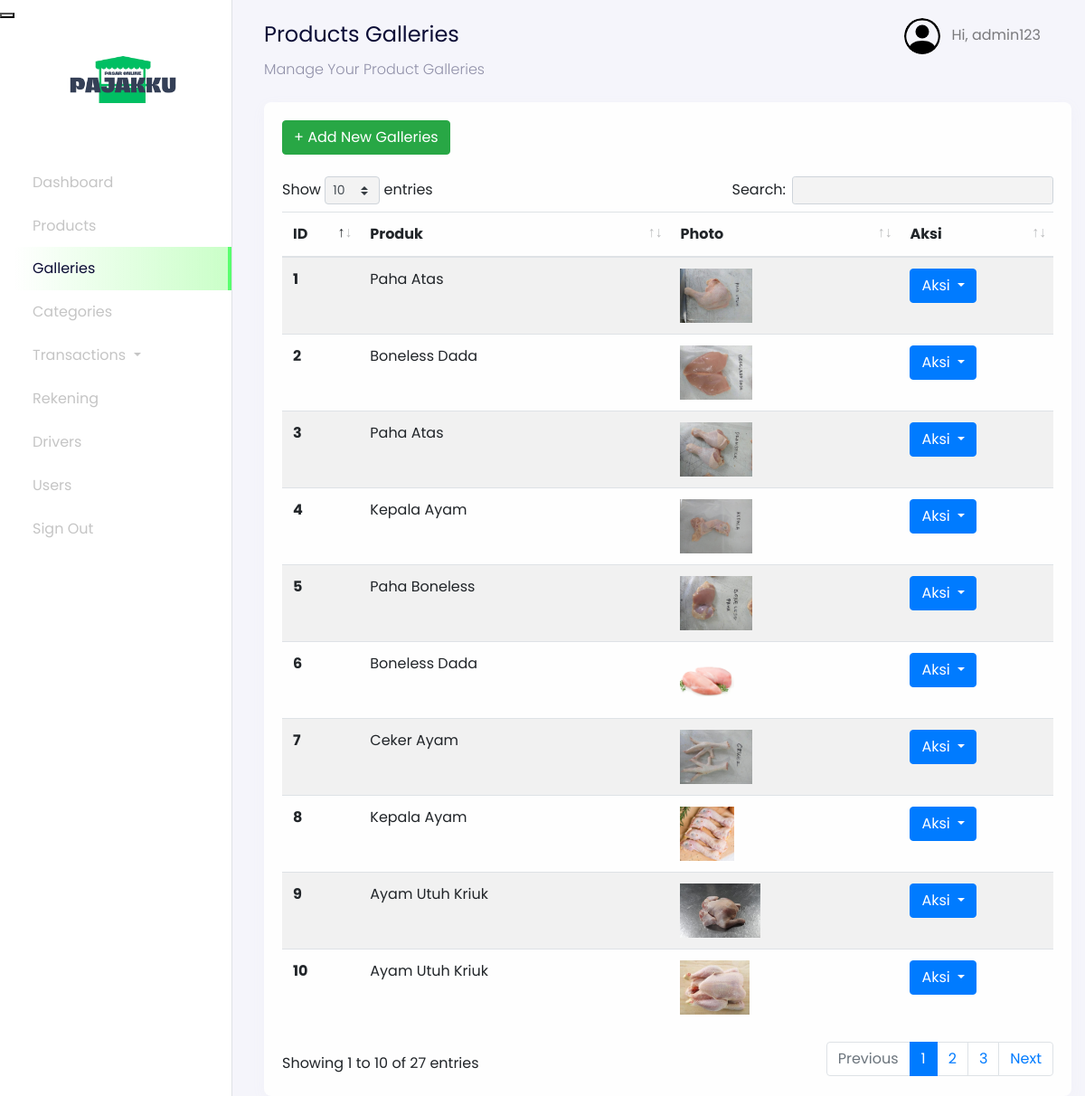
The page /admin/?page=galleries (signed in) on the database its author committed.
### tables this page shows
CREATE TABLE `users` (
  `id_user` int NOT NULL,
  `name` varchar(255) NOT NULL,
  `email` varchar(255) NOT NULL,
  `password` varchar(255) NOT NULL,
  `address` text,
  `phone_number` varchar(255) NOT NULL,
  `postal_code` varchar(191) NOT NULL,
  `roles` varchar(255) NOT NULL
);

CREATE TABLE `products_galleries` (
  `id_gallery` int NOT NULL,
  `photos` varchar(255) NOT NULL,
  `product_id` int NOT NULL
);

CREATE TABLE `products` (
  `id_product` int NOT NULL,
  `product_name` varchar(255) NOT NULL,
  `unit` int NOT NULL,
  `price` varchar(255) NOT NULL,
  `descriptions` text NOT NULL,
  `category_id` int NOT NULL,
  `stock` varchar(255) NOT NULL
);

### config/config.php (called while the page is built, shortened)
<?php
$host = 'localhost';
$user = 'root';
$password = '';
$dbname = 'pajakku';
$conn = mysqli_connect($host, $user, $password, $dbname);
function query($query)
{
    global $conn;
    $result = mysqli_query($conn, $query);
    $rows = [];
    while ($row = mysqli_fetch_assoc($result)) {
        $rows[] = $row;
    }
    return $rows;
}
?>

### admin/dashboard-galleries.php (the view, shortened to what this page needs)
<?php include '../includes/navheader.php'; ?>
<div class="section-content section-dashboard-home" data-aos="fade-up">
  <div class="container-fluid">
    <div class="dashboard-heading">
      <h2 class="dashboard-title">Products Galleries</h2>
      <p class="dashboard-subtitle">Manage Your Product Galleries</p>
    </div>
    <div class="dashboard-content">
      <div class="row mt-4">
        <div class="col-12">
          <div class="card">
            <div class="card-body">
              <div class="row mb-4">
                <div class="col-12">
                <a href="?page=galleries-create" class="btn btn-success">
                  + Add New Galleries
                </a>
                </div>
              </div>
              <div class="row">
                <div class="col-12">
                  <div class="table-responsive">
                    <table class="table table-striped table-hover w-100" id="table">
                      <thead>
                        <tr>
                          <th scope="col">ID</th>
                          <th scope="col">Produk</th>
                          <th scope="col">Photo</th>
                          <th scope="col">Aksi</th>
                        </tr>
                      </thead>
                      <tbody>
                        <?php
                          $no = 1;
                          $galleries = query("SELECT * FROM products_galleries INNER JOIN products ON products_galleries.product_id = products.id_product");
                        ?>
                        <?php foreach ($galleries as $gallery) : ?>
                          <tr>
                            <th scope="row" style="width: 10%;"><?= $no; ?></th>
                            <td><?= $gallery["product_name"]; ?></td>
                            <td><img src="../assets/images/<?= $gallery["photos"]; ?>" style="max-height: 60px;" alt=""></td>
                            <td style="width: 20%;">
                              <div class="dropdown">
                                <button class="btn btn-primary dropdown-toggle" type="button" id="dropdownMenuButton" data-toggle="dropdown" aria-haspopup="true" aria-expanded="false">
                                  Aksi
                                </button>
                                <div class="dropdown-menu" aria-labelledby="dropdownMenuButton">
                                  <a class="dropdown-item" onclick="return confirm('Apakah Ingin Menghapus Gallery Ini ?')" href="?page=galleries-delete&id=<?= $gallery["id_gallery"]; ?>">Delete</button>
                                </div>
                              </div>
                            </td>
                          </tr>
                          <?php $no++ ?>
                        <?php endforeach;?>
                      </tbody>
                    </table>
                  </div>
                </div>
              </div>
            </div>
          </div>
        </div>
      </div>
    </div>
  </div>
</div>

### includes/navheader.php (shortened to what this page needs)
<nav
  class="navbar navbar-expand-lg navbar-light navbar-store fixed-top"
  data-aos="fade-down"
>
  <div class="container-fluid">
    <div class="collpase navbar-collapse" id="navbarResponsive">
      <ul class="navbar-nav d-none d-lg-flex ml-auto">
        <li class="nav-item dropdown">
          <a
            href="#"
            class="nav-link"
            id="navbarDropdown"
            role="button"
            data-toggle="dropdown"
          >
            <img
              src="../assets/images/person-circle.svg"
              alt="profile"
              height="40px"
              class="rounded-circle mr-2 profile-picture"
            />
            <?php
              $id_user = $_SESSION['user'];
              $user = query("SELECT * FROM users WHERE id_user = $id_user")[0];
            ?>
            Hi, <?= $user["name"]; ?>
          </a>
        </li>
      </ul>
    </div>
  </div>
</nav>

### rows shown on the page
users: name "admin123"
products_galleries: product.product_name "Paha Atas", photos (picture)
products_galleries: product.product_name "Boneless Dada", photos (picture)
products_galleries: product.product_name "Paha Atas", photos (picture)
products_galleries: product.product_name "Kepala Ayam", photos (picture)
products_galleries: product.product_name "Paha Boneless", photos (picture)
products_galleries: product.product_name "Boneless Dada", photos (picture)
products_galleries: product.product_name "Ceker Ayam", photos (picture)
products_galleries: product.product_name "Kepala Ayam", photos (picture)
products_galleries: product.product_name "Ayam Utuh Kriuk", photos (picture)
products_galleries: product.product_name "Ayam Utuh Kriuk", photos (picture)
